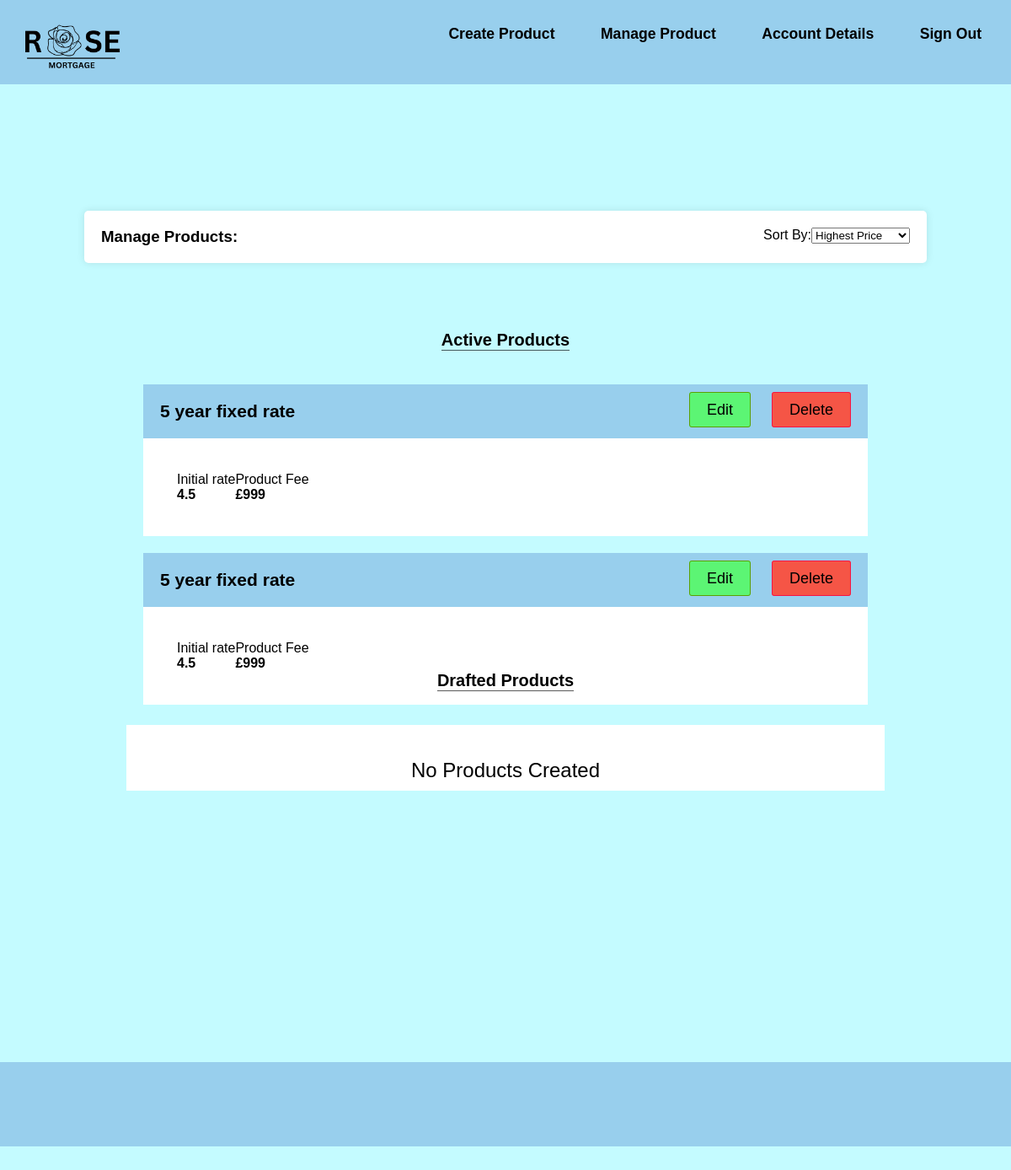
Before: /broker-manage-product.php (signed in) with the older database file.
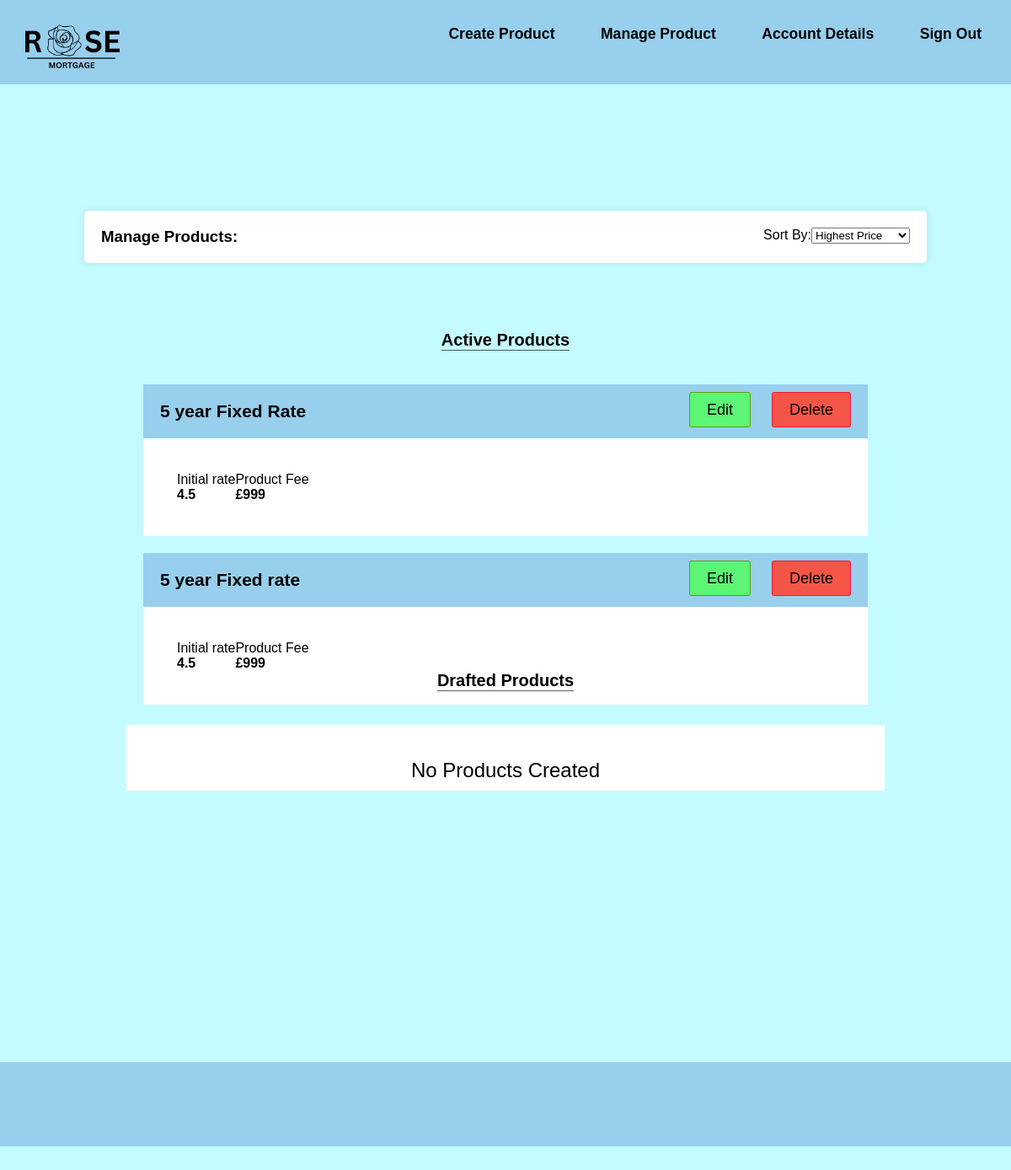
After: the same page with the newer database file.
### tables this page shows
CREATE TABLE "Product" (
	"Product_ID"	INTEGER NOT NULL,
	"Broker_ID"	INTEGER NOT NULL,
	"YearRate"	INTEGER NOT NULL,
	"ProductType"	TEXT NOT NULL,
	"expected_income"	INTEGER NOT NULL,
	"expected_outgoings"	INTEGER NOT NULL,
	"expected_credit_score"	INTEGER NOT NULL,
	"initial_interest_rate"	REAL NOT NULL,
	"secondary_interest_rate"	REAL NOT NULL,
	"ProductFee"	INTEGER NOT NULL,
	"mtv_ratio"	REAL NOT NULL,
	"aDraft"	INTEGER NOT NULL,
	FOREIGN KEY("Broker_ID") REFERENCES "Broker"("Broker_ID"),
	PRIMARY KEY("Product_ID" AUTOINCREMENT)
);

### broker-manage-product.php (the view, shortened to what the changed rows need)
<?php
include 'connection.php';
if (isset($_SESSION['Broker_ID'])){
    $brokerId = $_SESSION['Broker_ID'];
    $stmt = $db->prepare("SELECT * FROM Product WHERE Broker_ID = ?");
    $stmt->execute([$brokerId]);
    $products = $stmt->fetchAll(PDO::FETCH_ASSOC);
    ?>
    <!DOCTYPE html>
    <html lang="en">
    <head>
        <link href="style.css" rel="stylesheet"></link>
    </head>
    <body>
        <main>
            <div class="product-layout">
                <?php
                $activeProducts = array_filter($products, function ($product){
                    return $product['aDraft'] == 0;
                });
                    if (!empty($activeProducts)) : ?>
                    <?php foreach ($activeProducts as $product) : ?>
                    <div class="product-area">
                        <div class="product-header">
                            <h3><?php echo $product['YearRate'];?> year <?php echo $product['ProductType'];?></h3>
                            <div>
                                <a href="Broker-product-update.php?id=<?php echo $product['Product_ID']; ?>" class="edit-product-btn">Edit</a>
                                <a href="broker-product-deletion.php?id=<?php echo $product['Product_ID']; ?>" class="delete-product-btn">Delete</a>
                            </div>
                        </div>
                        <div class="product-section">
                            <div class="manage-product-information">
                                <div class="initial-rate-section">
                                    <h5>Initial rate</h5>
                                    <p><?php echo $product['initial_interest_rate']?></p>
                                </div>
                                <div class="product-fee-section">
                                    <h5>Product Fee</h5>
                                    <p><?php echo $product['ProductFee']?></p>
                                </div>
                            </div>
                        </div>
                    </div>
                    <?php endforeach; ?>
                <?php else : ?>
                    <div class ="no-products-text">
                        <p>No Products Created</p>
                    </div>
                <?php endif; ?>
            </div>
    </body>
    </html>
<?php
} else {
    header("Location: LogIn.php");
    exit();
}
?>

Changed rows visible on the page:
changed product: ProductType "fixed rate" → "Fixed Rate"
changed product: ProductType "fixed rate" → "Fixed rate"
